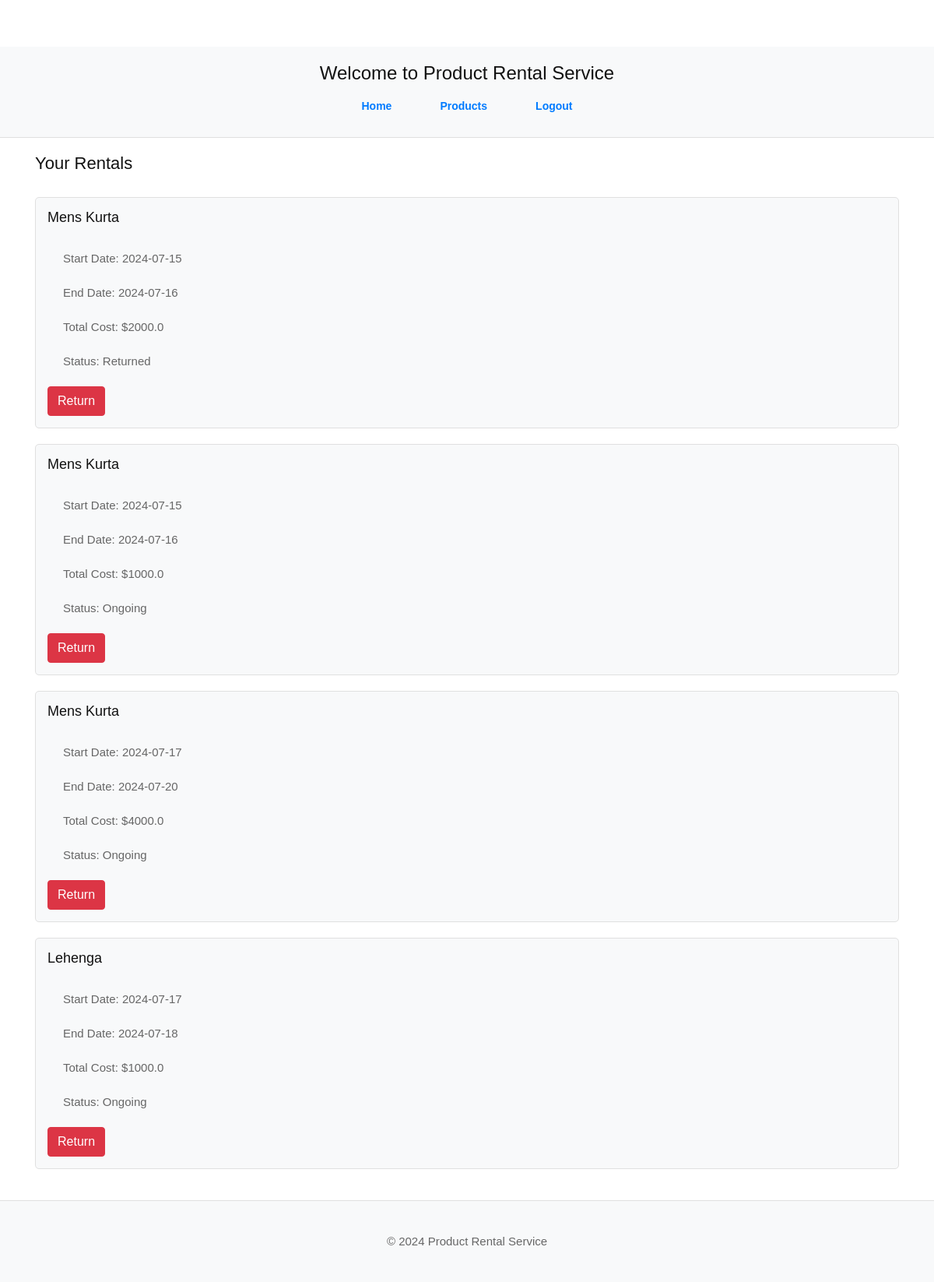
The page /rentals (signed in) on the database its author committed.
### app.py (models this page shows)
class Order(db.Model):
    id = db.Column(db.Integer, primary_key=True)
    user_id = db.Column(db.Integer, db.ForeignKey('user.id'), nullable=False)
    product_id = db.Column(db.Integer, db.ForeignKey('product.id'), nullable=False)
    start_date = db.Column(db.Date, nullable=False)
    end_date = db.Column(db.Date, nullable=False)
    total_cost = db.Column(db.Float, nullable=False)
    status = db.Column(db.String(20), nullable=False, default='Ongoing')
    product = db.relationship('Product', backref=db.backref('orders', lazy=True))
    user = db.relationship('User', backref=db.backref('orders', lazy=True))

class Product(db.Model):
    id = db.Column(db.Integer, primary_key=True)
    name = db.Column(db.String(80), nullable=False)
    category = db.Column(db.String(80), nullable=False)
    subcategory = db.Column(db.String(50), nullable=False)
    age_group = db.Column(db.String(50), nullable=False)
    description = db.Column(db.Text, nullable=True)
    price = db.Column(db.Float, nullable=False)
    available = db.Column(db.Boolean, default=True)
    image = db.Column(db.String(120), nullable=True)

### app.py (the view)
@app.route('/rentals')
def rentals():
    if 'user_id' not in session:
        flash('You need to log in to view your rentals.', 'warning')
        return redirect(url_for('login'))
    user_id = session['user_id']
    user_rentals = Order.query.filter_by(user_id=user_id).all()
    return render_template('rentals.html', rentals=user_rentals)

### Templates/rentals.html (shortened to what this page needs)
<!doctype html>
<html lang="en">
  <head>
    <link rel="stylesheet" href="{{ url_for('static', filename='bootstrap.min.css') }}">
    <link rel="stylesheet" href="{{ url_for('static', filename='style.css') }}">
  </head>
  <body>
    <header>
      <div class="container">
        <h1 class="text-center">Welcome to Product Rental Service</h1>
        <nav>
          <ul class="nav justify-content-center">
            <li class="nav-item"><a class="nav-link" href="/">Home</a></li>
            <li class="nav-item"><a class="nav-link" href="/products">Products</a></li>
            {% if session.get('user_id') %}
              <li class="nav-item"><a class="nav-link" href="/logout">Logout</a></li>
            {% endif %}
          </ul>
        </nav>
      </div>
    </header>
    <main class="container">
      <h2>Your Rentals</h2>
      {% if rentals %}
        <ul>
          {% for rental in rentals %}
            <li>
              <h3>{{ rental.product.name }}</h3>
              <p>Start Date: {{ rental.start_date.strftime('%Y-%m-%d') }}</p>
              <p>End Date: {{ rental.end_date.strftime('%Y-%m-%d') }}</p>
              <p>Total Cost: ${{ rental.total_cost }}</p>
              <p>Status: {{ rental.status }}</p>
              <form method="post" action="{{ url_for('return_rental', rental_id=rental.id) }}">
                <button type="submit" class="btn btn-danger">Return</button>
              </form>
            </li>
          {% endfor %}
        </ul>
      {% else %}
        <p>You have no current rentals.</p>
      {% endif %}
    </main>
    <footer>
      <p>&copy; 2024 Product Rental Service</p>
    </footer>
  </body>
</html>

### static/style.css (style rules this page uses)
* { box-sizing: border-box !important; transition: ease all 0.5s; }
html { scroll-behavior: smooth; overflow-x: hidden; }
body { color: #666666; font-size: 14px; line-height: 1.80857; font-weight: normal; overflow-x: hidden; font-family: 'Poppins', sans-serif; }
a { color: #1f1f1f; text-decoration: none !important; outline: none !important; -webkit-transition: all .3s ease-in-out; -moz-transition: all .3s ease-in-out; -ms-transition: all .3s ease-in-out; -o-transition: all .3s ease-in-out; transition: all .3s ease-in-out; }
h1, h2, h3, h4, h5, h6 { letter-spacing: 0; font-weight: normal; position: relative; padding: 0 0 10px 0; font-weight: normal; line-height: normal; color: #111111; margin: 0 }
h1 { font-size: 24px }
h2 { font-size: 22px }
h3 { font-size: 18px }
*, *::after, *::before { -webkit-box-sizing: border-box; -moz-box-sizing: border-box; box-sizing: border-box; }
ul, li, ol { margin: 0px; padding: 0px; list-style: none; }
p { margin: 20px; font-weight: 300; font-size: 15px; line-height: 24px; }
a { color: #222222; text-decoration: none; outline: none !important; }
a, .btn { text-decoration: none !important; outline: none !important; -webkit-transition: all .3s ease-in-out; -moz-transition: all .3s ease-in-out; -ms-transition: all .3s ease-in-out; -o-transition: all .3s ease-in-out; transition: all .3s ease-in-out; }
button { border: 0; margin: 0; padding: 0; cursor: pointer; }
.nav-link { display: block; padding: .4rem 1rem; }

### Templates/rentals.html (style rules this page uses)
body { padding-top: 60px; }
header { background-color: #f8f9fa; padding: 20px 0; border-bottom: 1px solid #e0e0e0; }
header h1 { margin: 0; }
header nav ul { list-style: none; padding: 0; display: flex; justify-content: center; }
header nav ul li { margin: 0 15px; }
header nav ul li a { text-decoration: none; color: #007bff; font-weight: bold; }
main { padding: 20px; }
main h2 { margin-bottom: 20px; }
main ul { list-style: none; padding: 0; }
main ul li { background-color: #f8f9fa; margin-bottom: 20px; padding: 15px; border: 1px solid #e0e0e0; border-radius: 5px; }
main ul li h3 { margin: 0 0 10px 0; }
main ul li form { margin-top: 10px; }
footer { text-align: center; padding: 20px 0; background-color: #f8f9fa; border-top: 1px solid #e0e0e0; }

### rows shown on the page
Order: product.name "Mens Kurta", start_date "2024-07-15", end_date "2024-07-16", total_cost "2000.0", status "Returned"
Order: product.name "Mens Kurta", start_date "2024-07-15", end_date "2024-07-16", total_cost "1000.0", status "Ongoing"
Order: product.name "Mens Kurta", start_date "2024-07-17", end_date "2024-07-20", total_cost "4000.0", status "Ongoing"
Order: product.name "Lehenga", start_date "2024-07-17", end_date "2024-07-18", total_cost "1000.0", status "Ongoing"
